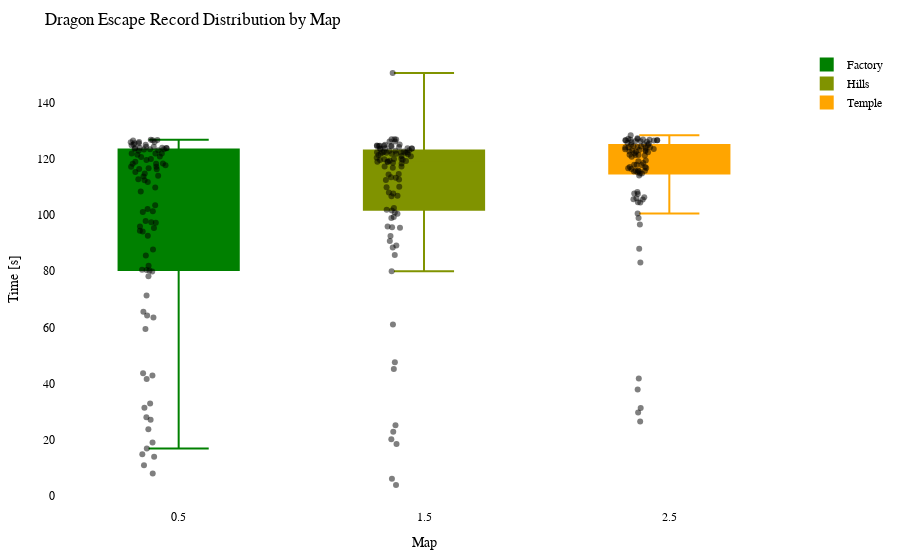

Write notebook code for a chart like this one.
### Code cell
import plotly.graph_objects as go
import plotly.io as pio

df = getRecordsDataframe(minigame="Drachenflucht")

# Calculate the offset for centering the data points
num_columns = len(df.columns)
offset = 0.5

# Create a Swarm plot using Plotly
fig = go.Figure()

cmap = LinearSegmentedColormap.from_list("green_orange", ["green", "orange"])
colors = [to_hex(cmap(i / (num_columns - 1))) for i in range(num_columns)]

for i, (column, color) in enumerate(zip(df.columns, colors)):
    x_values = [i + offset] * len(df[column])  # Adjust x-values with offset for horizontal centering
    fig.add_trace(go.Box(x=x_values,
                         y=df[column],
                         name=column,
                         boxpoints='all',
                         pointpos=-0.5,  # Adjust point position to prevent overlapping
                         marker=dict(color='rgba(0,0,0,0.5)', size=6),  # Adjust marker color and size
                         line=dict(color=color),
                         fillcolor=color,
                         hovertext=df_to_html.index,
                         hoverinfo='name+text+y',
                         showlegend=True))

fig.update_layout(title="Dragon Escape Record Distribution by Map",
                  xaxis=dict(title="Map"),
                  yaxis=dict(title="Time [s]"),
                  showlegend=True,
                  font=dict(family="Arial", size=12, color="black"),  # Customize font
                  plot_bgcolor="white",  # Set background color
                  margin=dict(l=50, r=50, t=50, b=50),  # Adjust margins for better layout
                  )

pio.show(fig)

pio.write_html(fig, "out/drache_swarm_plot.html")

### Figure 1 — Plotly figure (JSON) as saved in the notebook; plotly's stock layout.template omitted (floating-point values rounded to 4 significant figures; data arrays with more than 128 entries replaced by an {"elided": "..."} marker saying what was removed)
{"data": [{"boxpoints": "all", "fillcolor": "#008000", "hoverinfo": "name+text+y", "hovertext": {"elided": "217 str values"}, "line": {"color": "#008000"}, "marker": {"color": "rgba(0,0,0,0.5)", "size": 6}, "name": "Factory", "pointpos": -0.5, "showlegend": true, "type": "box", "x": {"elided": "217 float values"}, "y": {"elided": "217 float values"}}, {"boxpoints": "all", "fillcolor": "#809300", "hoverinfo": "name+text+y", "hovertext": {"elided": "217 str values"}, "line": {"color": "#809300"}, "marker": {"color": "rgba(0,0,0,0.5)", "size": 6}, "name": "Hills", "pointpos": -0.5, "showlegend": true, "type": "box", "x": {"elided": "217 float values"}, "y": {"elided": "217 float values"}}, {"boxpoints": "all", "fillcolor": "#ffa500", "hoverinfo": "name+text+y", "hovertext": {"elided": "217 str values"}, "line": {"color": "#ffa500"}, "marker": {"color": "rgba(0,0,0,0.5)", "size": 6}, "name": "Temple", "pointpos": -0.5, "showlegend": true, "type": "box", "x": {"elided": "217 float values"}, "y": {"elided": "217 float values"}}], "layout": {"font": {"color": "black", "family": "Arial", "size": 12}, "margin": {"b": 50, "l": 50, "r": 50, "t": 50}, "plot_bgcolor": "white", "showlegend": true, "title": {"text": "Dragon Escape Record Distribution by Map"}, "xaxis": {"title": {"text": "Map"}}, "yaxis": {"title": {"text": "Time [s]"}}}}
